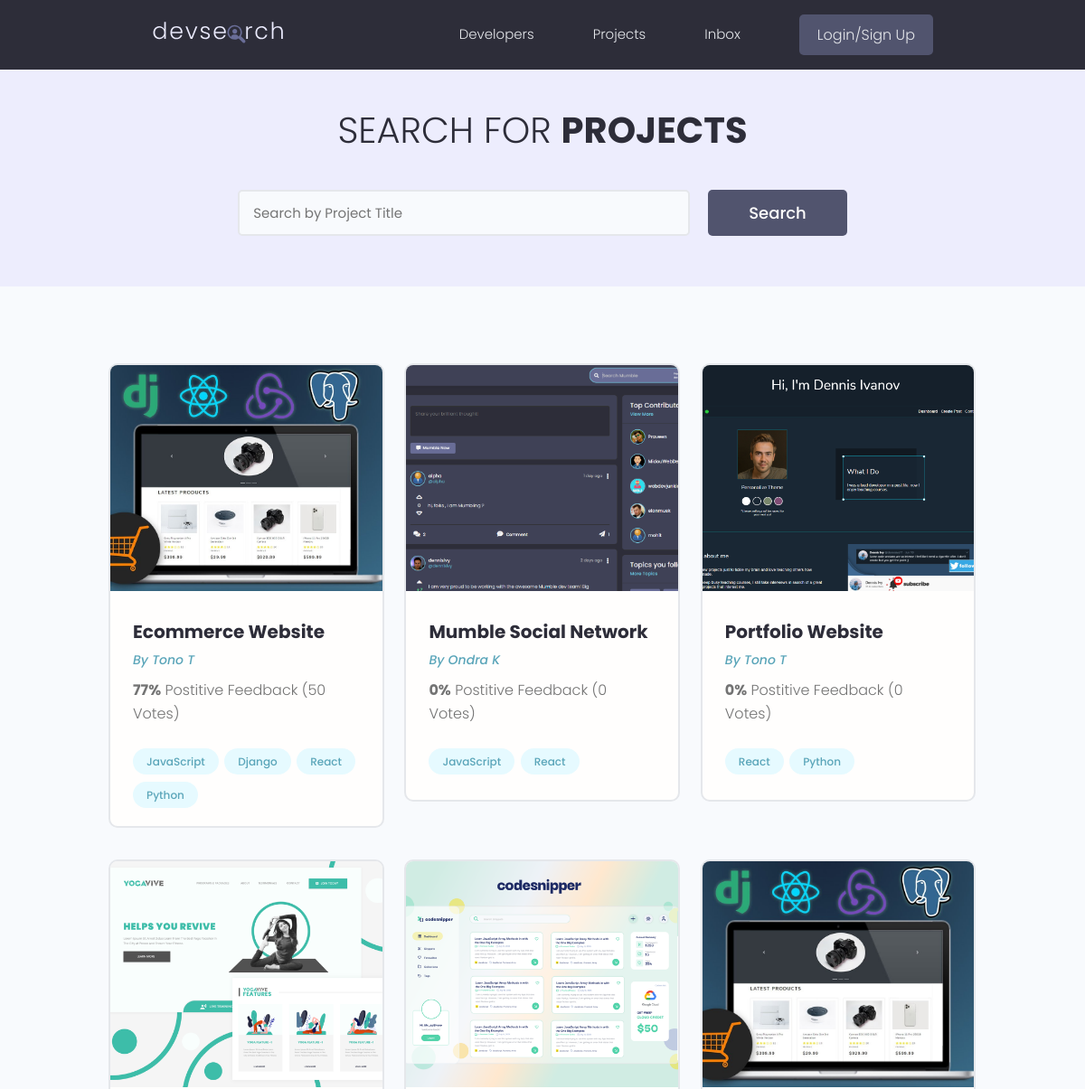
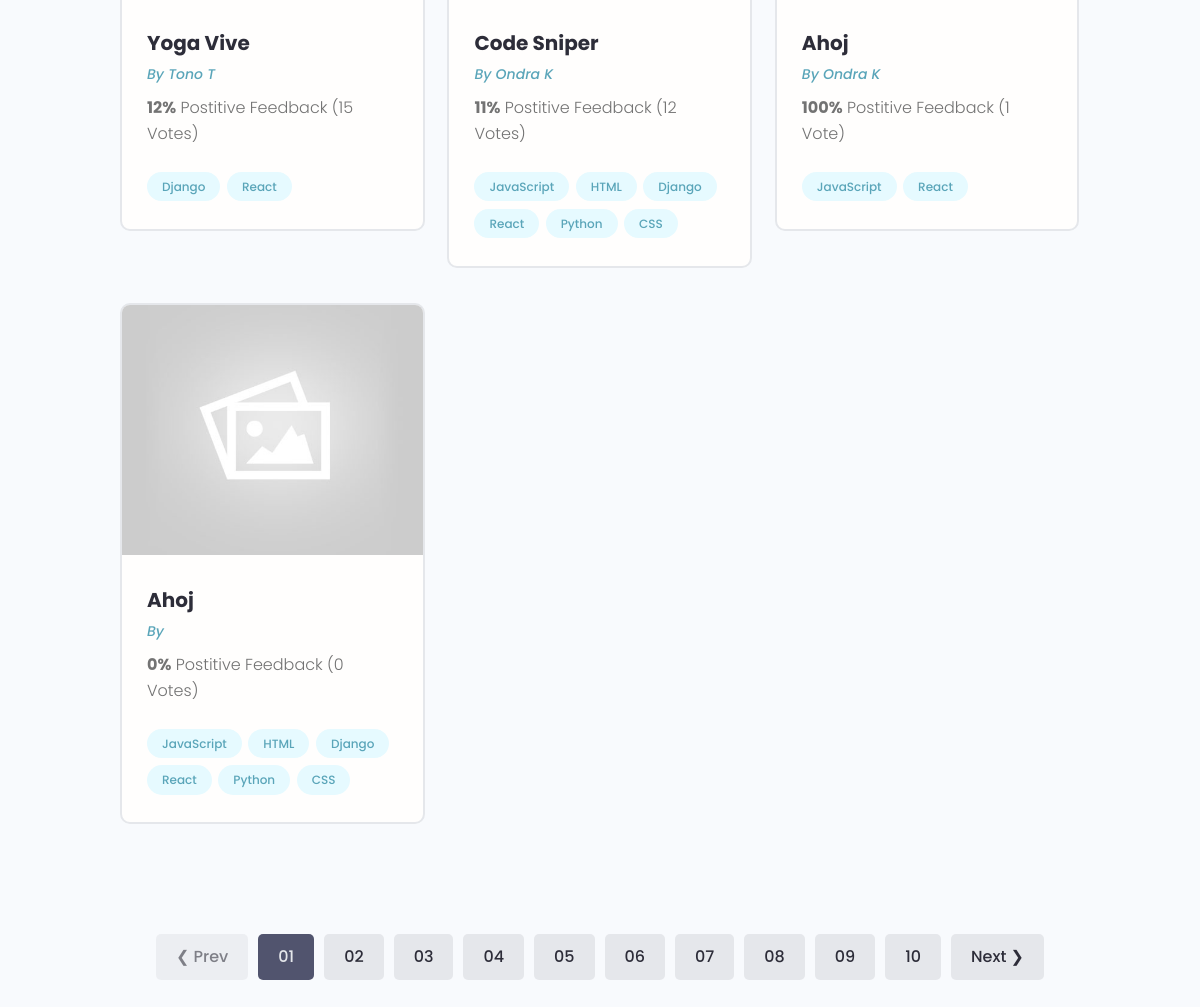
/projects/, run on the app's committed database (2 pictures, top to bottom).
### projects/models.py (models this page shows, shortened)
class Project(models.Model):
    owner = models.ForeignKey(Profile, null=True, blank=True, on_delete=models.SET_NULL)
    id = models.UUIDField(primary_key=True, default=uuid.uuid4, editable=False, unique=True)
    title = models.CharField(max_length=200)
    description = models.TextField(null=True, blank=True)
    tags = models.ManyToManyField('Tag', blank=True)
    vote_total = models.IntegerField(default=0, null=True, blank=True)
    vote_ratio = models.IntegerField(default=0, null=True, blank=True)
    featured_image = models.ImageField(null=True, blank=True, default='default.jpg')
    demo_link = models.CharField(max_length=2000, null=True, blank=True)
    source_link = models.CharField(max_length=2000, null=True, blank=True)
    created = models.DateTimeField(auto_now_add=True)

class Tag(models.Model):
    id = models.UUIDField(primary_key=True, default=uuid.uuid4, editable=False, unique=True)
    name = models.CharField(max_length=200)
    created = models.DateTimeField(auto_now_add=True)
    def __str__(self):
        return self.name

### users/models.py (models this page shows, shortened)
class Profile(models.Model):
    id = models.UUIDField(primary_key=True, default=uuid.uuid4, editable=False, unique=True)
    user = models.OneToOneField(User, on_delete=models.CASCADE, null=True, blank=True)
    name = models.CharField(max_length=200, null=True, blank=True)
    username = models.CharField(max_length=200, null=True, blank=True)
    location = models.CharField(max_length=200, null=True, blank=True)
    email = models.EmailField(max_length=500, null=True, blank=True)
    short_intro = models.CharField(max_length=200, null=True, blank=True)
    bio = models.TextField(null=True, blank=True)
    profile_image = models.ImageField(null=True, blank=True, upload_to='profiles/', default='profiles/user-default.png')
    social_github = models.CharField(max_length=200, null=True, blank=True)
    social_twitter = models.CharField(max_length=200, null=True, blank=True)
    social_linkedin = models.CharField(max_length=200, null=True, blank=True)
    social_youtube = models.CharField(max_length=200, null=True, blank=True)
    social_website = models.CharField(max_length=200, null=True, blank=True)
    created = models.DateTimeField(auto_now_add=True)

### projects/views.py (the view)
# urls.py: path('projects/', include('projects.urls')),
def projects(request):
    projects = Project.objects.all()
    context = {'projects': projects}
    return render(request, 'projects/index.html', context)

### projects/templates/projects/index.html (shortened to what this page needs)
{% extends "base.html" %}
{% load static %}
{% block content %}
<main class="projects">
  <section class="hero-section text-center">
    <div class="container container--narrow">
      <div class="hero-section__box">
        <h2>Search for <span>Projects</span></h2>
      </div>
      <div class="hero-section__search">
        <form class="form" action="#" method="get">
          <div class="form__field">
            <input
              class="input input--text"
              id="formInput#search"
              type="text"
              name="text"
              placeholder="Search by Project Title" />
          </div>
          <input class="btn btn--sub btn--lg" type="submit" value="Search" />
        </form>
      </div>
    </div>
  </section>
  <section class="projectsList">
    <div class="container">
      <div class="grid grid--three">
        {% for project in projects %}
        <div class="column">
          <div class="card project">
            <a href="{% url 'one-project' project.id %}" class="project">
              <img
                class="project__thumbnail"
                src="{{project.featured_image.url}}"
                alt="project thumbnail" />
              <div class="card__body">
                <h3 class="project__title">{{project.title}}</h3>
                <p>
                  <a
                    href="#"
                    class="project__author">
                    By {{project.owner.name}}</a
                  >
                </p>
                <p class="project--rating">
                  <span style="font-weight: bold">{{project.vote_ratio}}%</span>
                  Postitive Feedback ({{project.vote_total}}
                  Vote{{project.vote_total|pluralize:"s"}})
                </p>
                <div class="project__tags">
                  {% for tag in project.tags.all %}
                  <span class="tag tag--pill tag--main">
                    <small>{{tag}}</small>
                  </span>
                  {% endfor %}
                </div>
              </div>
            </a>
          </div>
        </div>
        {% endfor %}
      </div>
    </div>
  </section>
  <div class="pagination">
    <ul class="container">
      <li><a href="#" class="btn btn--disabled">&#10094; Prev</a></li>
      <li><a href="#" class="btn btn--sub">01</a></li>
      <li><a href="#" class="btn">02</a></li>
      <li><a href="#" class="btn">03</a></li>
      <li><a href="#" class="btn">04</a></li>
      <li><a href="#" class="btn">05</a></li>
      <li><a href="#" class="btn">06</a></li>
      <li><a href="#" class="btn">07</a></li>
      <li><a href="#" class="btn">08</a></li>
      <li><a href="#" class="btn">09</a></li>
      <li><a href="#" class="btn">10</a></li>
      <li><a href="#" class="btn">Next &#10095;</a></li>
    </ul>
  </div>
</main>
{% endblock content %}

### static/app.css (style rules this page uses)
:root { --color-sub: #2d2d39; }
.btn--sub { background-color: var(--color-sub-light); }
.card { border: 2px solid var(--color-light); }
img { width: 100%; }
.hero-section { height: 40vh; display: flex; align-items: center; background-color: var(--color-sub); }
.hero-section__box { margin-bottom: 4rem; }
.hero-section__box > h2, .hero-section__box > h2 > span { font-size: 4rem; color: var(--color-light); line-height: 1.3; text-transform: uppercase; }
.hero-section__box > h2 { font-weight: 300; }
.hero-section__box > h2 > span { font-weight: 700; }
.hero-section__search > .form { display: flex; align-items: center; justify-content: center; gap: 2rem; }
.hero-section__search > .form input.input--text { width: 50rem; }
.pagination { margin-top: 8rem; margin-bottom: 10rem; }
.pagination > ul { flex-wrap: wrap; list-style: none; display: flex; align-items: center; justify-content: center; gap: 1rem; }
.pagination .btn { color: var(--color-sub); }
.pagination .btn.btn--sub { color: var(--color-light); }
.project__author { font-size: 1.4rem; font-style: italic; }
.project--rating { margin-bottom: 1.6em; margin-top: .5em; }
.projects > .hero-section { background: var(--color-sub-lighter); height: 30vh; }
.projects .hero-section__box { margin-bottom: 2.5rem; }
.projects .hero-section__box > h2 { color: var(--color-sub); }
.projects .hero-section__box > h2 > span { font-weight: 700; color: var(--color-sub); }
.projectsList { margin-top: 8rem; }
.project__thumbnail { height: 25rem; object-fit: cover; object-position: top center; }
.project__title { font-size: 2rem; font-weight: 700; color: var(--color-sub); }

### static/uikit/styles/modules/_variables.css (style rules this page uses)
:root { --color-main: #5aa5b9; --color-main-light: #e6faff; --color-sub: #3f4156; --color-sub-light: #51546e; --color-sub-lighter: #ededfd; --color-text: #737373; --color-gray: #8b8b8b; --color-light: #e5e7eb; --color-light-gray: #767676; --color-bg: #f8fafd; --color-white: #fffefd; --color-white-light: #f3f3f3; --color-success: #359e64; --color-success-bg: #def8e8; --color-error: #fc4b0b; --color-error-bg: #fff2ee; --font-base: 'Poppins', arial, helvetica, 'Segoe UI', roboto, ubuntu, sans-serif; --font-monospace: 'Fira Code', 'Courier New', courier, monospace; --font-regular: 300; --font-medium: 500; --font-bold: 700; --generic-shadow: 1px 1px 5px #00000010; --generic-transition: all 0.3s ease-in-out; }

### static/uikit/styles/modules/_base.css (style rules this page uses)
* { margin: 0; padding: 0; box-sizing: border-box; text-rendering: optimizeLegibility; color: inherit; font-size: inherit; }
html { font-size: 50%; }
@media only screen and (min-width: 480px) { html { font-size: 56.25%; } }
@media only screen and (min-width: 1200px) { html { font-size: 62.5%; } }
body { line-height: 1.6; font-weight: 400; font-size: 1.5rem; color: var(--color-text); background-color: var(--color-bg); min-height: 100vh; }

### static/uikit/styles/modules/_typography.css (style rules this page uses)
* { font-family: var(--font-base); }
h2 { font-size: 3.6rem; font-weight: var(--font-bold); }
h3 { font-size: 3.2rem; font-weight: var(--font-medium); }
p, span, strong { font-size: 1.6rem; color: var(--color-text); font-weight: var(--font-regular); }
a { padding-bottom: 2px; text-decoration: none; display: inline-block; color: var(--color-main); font-weight: var(--font-medium); }

### static/uikit/styles/modules/_utilities.css (style rules this page uses)
.container { width: 92%; max-width: 165rem; margin: 0 auto; box-sizing: border-box; }
.container--narrow { width: 92%; max-width: 120rem; }
@media screen and (min-width: 1000px) { .container { width: 90%; } }
@media screen and (min-width: 1000px) { .container--narrow { width: 85%; } }
@media screen and (min-width: 1200px) { .container { width: 80%; } }
@media screen and (min-width: 1200px) { .container--narrow { width: 72%; } }
.text-center { text-align: center; }

### static/uikit/styles/modules/_button.css (style rules this page uses)
.btn { display: inline-block; position: relative; cursor: pointer; background-color: var(--color-light); font-weight: var(--font-medium); color: var(--color-sub); text-decoration: none; padding: 1rem 2rem; border-radius: 0.5rem; border: none; width: -webkit-fit-content; width: -moz-fit-content; width: fit-content; height: -webkit-fit-content; height: -moz-fit-content; height: fit-content; font-size: 1.6rem; outline-width: 0; outline-color: transparent; -webkit-backface-visibility: hidden; backface-visibility: hidden; transition: all 0.3s ease-in-out; }
.btn:disabled, .btn--disabled { cursor: not-allowed; opacity: 0.6; }
.btn--sub { background-color: var(--color-sub); color: var(--color-white); }
.btn--lg { font-size: 1.8rem; padding: 1.2rem 4.5rem; }

### data on the page
Project: featured_image (picture), title "Ecommerce Website", owner.name "Tono T", vote_ratio "77", vote_total "50"
Tag: name "JavaScript"
Tag: name "Django"
Tag: name "React"
Tag: name "Python"
Project: featured_image (picture), title "Mumble Social Network", owner.name "Ondra K", vote_ratio "0", vote_total "0"
Project: featured_image (picture), title "Portfolio Website", owner.name "Tono T", vote_ratio "0", vote_total "0"
Project: featured_image (picture), title "Yoga Vive", owner.name "Tono T", vote_ratio "12", vote_total "15"
Project: featured_image (picture), title "Code Sniper", owner.name "Ondra K", vote_ratio "11", vote_total "12"
Tag: name "HTML"
Tag: name "CSS"
Project: featured_image (picture), title "Ahoj", owner.name "Ondra K", vote_ratio "100", vote_total "1"
Project: featured_image (placeholder picture), title "Ahoj", vote_ratio "0", vote_total "0"
